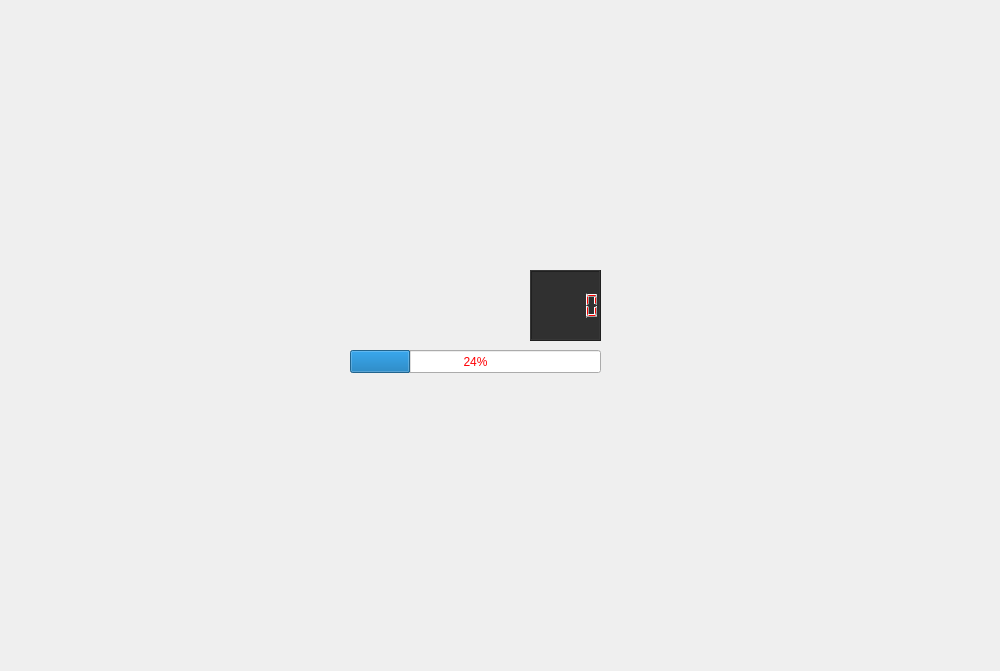
<?xml version="1.0" encoding="UTF-8"?>
<ui version="4.0">
 <class>Booom</class>
 <widget class="QWidget" name="Booom">
  <property name="geometry">
   <rect>
    <x>0</x>
    <y>0</y>
    <width>1000</width>
    <height>671</height>
   </rect>
  </property>
  <property name="windowTitle">
   <string>Form</string>
  </property>
  <widget class="QLCDNumber" name="lcdNumber">
   <property name="geometry">
    <rect>
     <x>530</x>
     <y>270</y>
     <width>71</width>
     <height>71</height>
    </rect>
   </property>
   <property name="sizePolicy">
    <sizepolicy hsizetype="Preferred" vsizetype="Preferred">
     <horstretch>0</horstretch>
     <verstretch>0</verstretch>
    </sizepolicy>
   </property>
   <property name="layoutDirection">
    <enum>Qt::LeftToRight</enum>
   </property>
   <property name="styleSheet">
    <string notr="true">color: rgb(255, 0, 0);
background-color: rgb(48, 48, 48);
font: 700 9pt &quot;Terminal&quot;;</string>
   </property>
  </widget>
  <widget class="QProgressBar" name="progressBar">
   <property name="geometry">
    <rect>
     <x>350</x>
     <y>350</y>
     <width>251</width>
     <height>23</height>
    </rect>
   </property>
   <property name="styleSheet">
    <string notr="true">color: rgb(255, 0, 4);</string>
   </property>
   <property name="value">
    <number>24</number>
   </property>
  </widget>
  <widget class="QLabel" name="Boom">
   <property name="geometry">
    <rect>
     <x>350</x>
     <y>140</y>
     <width>251</width>
     <height>201</height>
    </rect>
   </property>
   <property name="maximumSize">
    <size>
     <width>500</width>
     <height>500</height>
    </size>
   </property>
   <property name="styleSheet">
    <string notr="true">image: url(:/Booom/image/Booom/Boom.png);</string>
   </property>
   <property name="text">
    <string/>
   </property>
   <property name="alignment">
    <set>Qt::AlignCenter</set>
   </property>
  </widget>
 </widget>
 <resources/>
 <connections/>
</ui>
